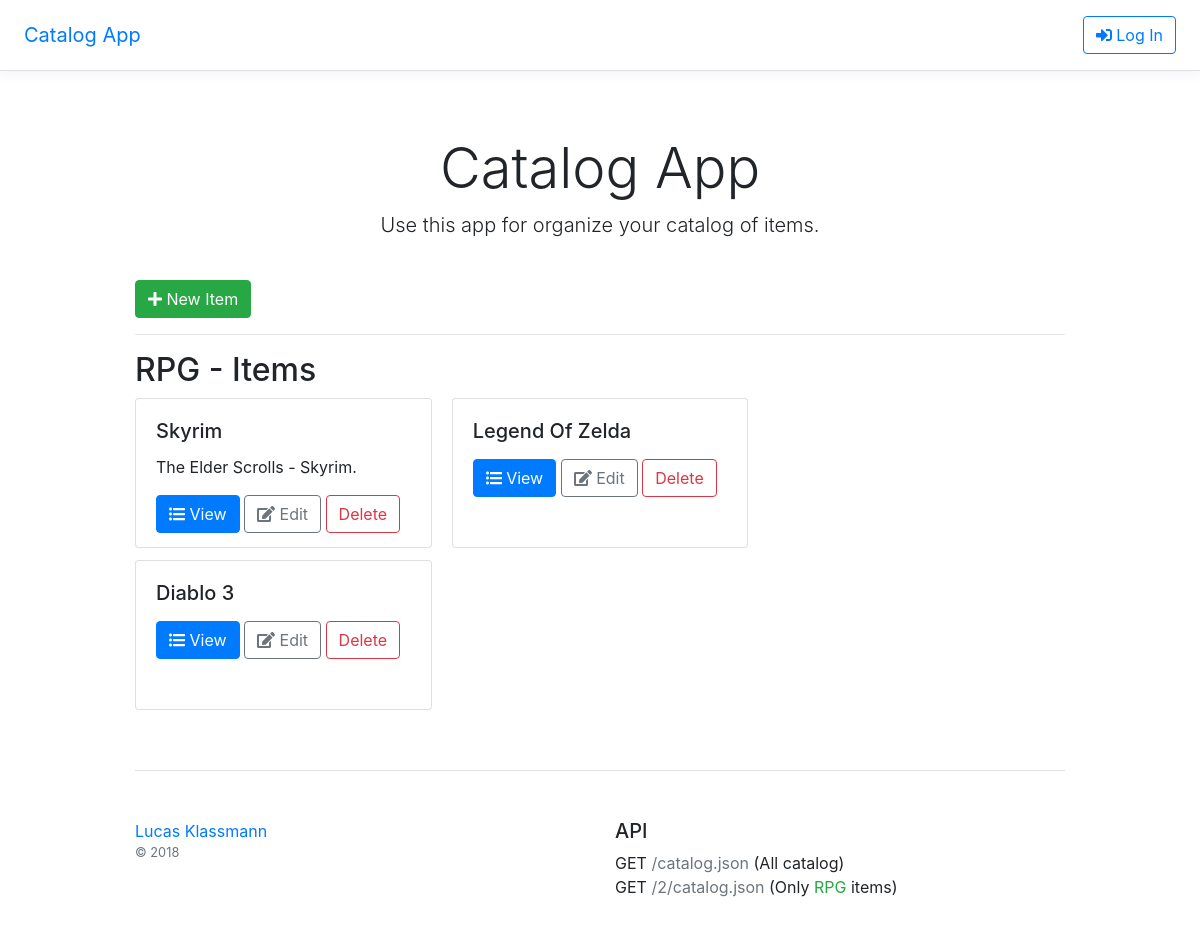
The app's page /category/2/, older data.
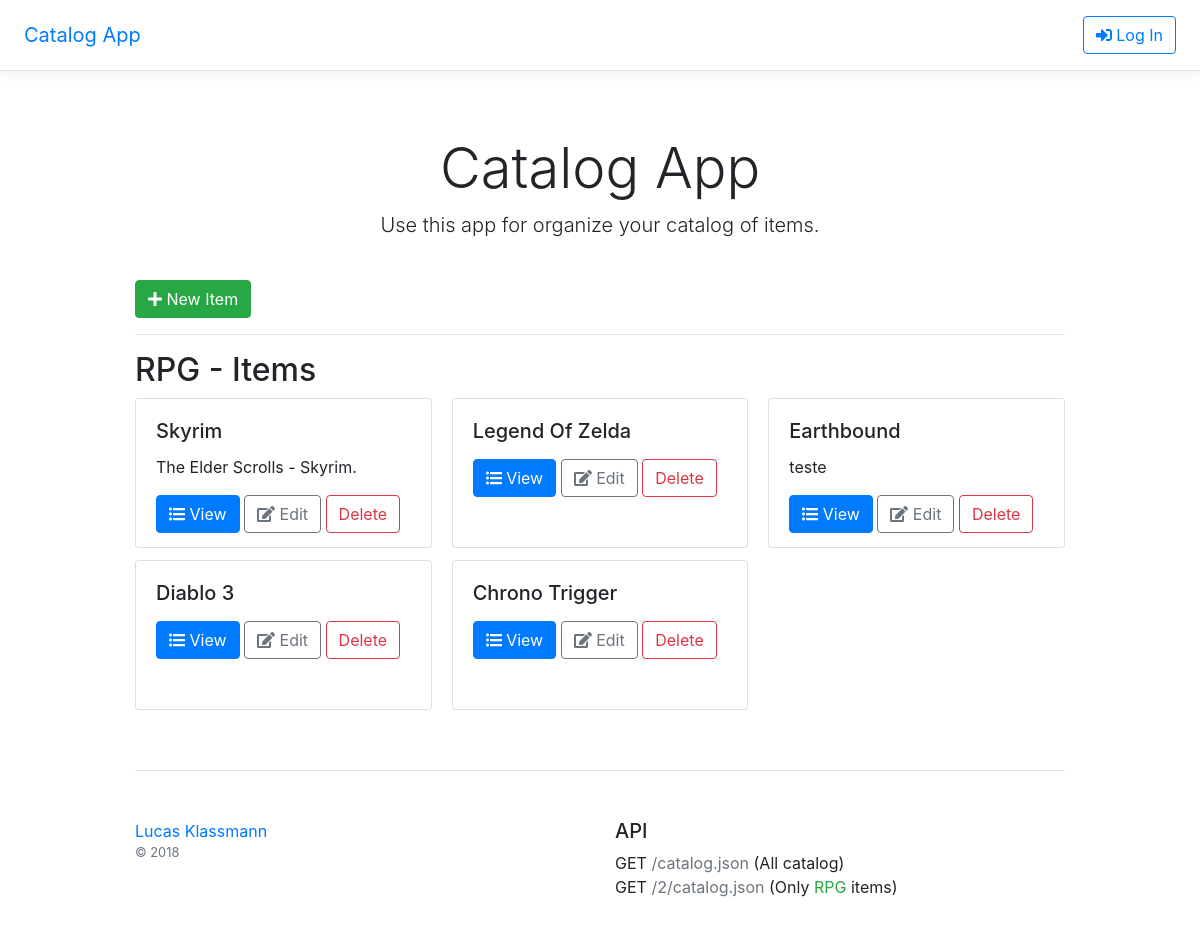
The same page, newer data.
### database.py (models this page shows, shortened)
class Category(Base):
    __tablename__ = 'category'
    id = Column(Integer, primary_key = True)
    name = Column(String(200), nullable = False)
    description = Column(Text())
    items = relationship("Item", back_populates="category")

class Item(Base):
    __tablename__ = 'item'
    id = Column(Integer, primary_key = True)
    name = Column(String(200), nullable = False)
    description = Column(Text())
    category_id = Column(Integer, ForeignKey('category.id'))
    category = relationship(Category, back_populates="items")

### app.py (the view)
@app.route('/category/<int:category_id>/')
def category_view(category_id):
    category = session.query(Category).filter_by(id=category_id).one()
    items = session.query(Item).filter_by(category_id=category.id).all()
    return render_template('category/view.html', category=category, items=items)

### templates/category/view.html
{% extends "base.html" %}
{% block content %}
<div class="row">
    <div class="col-md-12">
        <a class="btn btn-success" href="{{ url_for('item_new', category_id=category.id) }}"><i class="fas fa-plus"></i> New Item</a>
    </div>
</div>
<div class="row">
    <div class="col-md-12">
        <hr>
    </div>
</div>
<div class="row">
    <div class="col-md-12">
        <h2>{{ category.name }} - Items</h2>
        <div class="card-columns">
        {% for i in items %}
            <div class="card" style="height: 150px;">
                <div class="card-body">
                <h5 class="card-title">{{ i.name }}</h5>
                <p class="card-text">{{ i.description }}</p>
                <a href="#" class="btn btn-primary"><i class="fas fa-list-ul"></i> View</a>
                <a href="{{ url_for('item_edit', category_id=category.id, item_id=i.id) }}" class="btn btn-outline-secondary"><i class="fas fa-edit"></i> Edit</a>
                <a href="#" class="btn btn-outline-danger">Delete</a>
                </div>
            </div>
        {% endfor %}
        </div>
    </div>
</div>
{% endblock %}
{% block api %}
<li>GET <a class="text-muted" href="{{ url_for('apiCatalogJSON', category_id=category.id) }}">/{{ category.id }}/catalog.json</a> (Only <span class="text-success">{{ category.name }}</span> items)</li>
{% endblock %}

### templates/base.html (shortened to what this page needs)
<!doctype html>
<html lang="en">
  <head>
    <link href="{{ url_for('static', filename='bootstrap/css/bootstrap.min.css') }}" rel="stylesheet">
    <link href="{{ url_for('static', filename='styles.css') }}" rel="stylesheet">
  </head>
  <body>
    <div class="d-flex flex-column flex-md-row align-items-center p-3 px-md-4 mb-3 bg-white border-bottom box-shadow">
      <h5 class="my-0 mr-md-auto font-weight-normal">
          <a href="/">Catalog App</a>
        </h5>
      <a class="btn btn-outline-primary" href="/login"><i class="fas fa-sign-in-alt"></i> Log In</a>
    </div>
    <div class="catalog-header px-3 py-3 pt-md-5 pb-md-4 mx-auto text-center">
      <h1 class="display-4">Catalog App</h1>
      <p class="lead">Use this app for organize your catalog of items.</p>
    </div>
    <div class="container">
        {% block content %}{% endblock %}
        <footer class="pt-4 my-md-5 pt-md-5 border-top">
          <div class="row">
              <div class="col-12 col-md">
                <a href="https://github.com/klassmann">Lucas Klassmann</a>
                <small class="d-block mb-3 text-muted">&copy; 2018</small>
              </div>
              <div class="col-10 col-md">
                <h5>API</h5>
                <ul class="list-unstyled text-small">
                    <li>GET <a class="text-muted" href="{{ url_for('apiAllCatalogJSON')}}">/catalog.json</a> (All catalog)</li>
                    {% block api %}{% endblock %}
                </ul>
              </div>
          </div>
        </footer>
    </div>
  </body>
</html>

### static/styles.css (style rules this page uses)
html { font-size: 14px; }
@media (min-width: 768px) { html { font-size: 16px; } }
.container { max-width: 960px; }
.catalog-header { max-width: 700px; }
.border-top { border-top: 1px solid #e5e5e5; }
.border-bottom { border-bottom: 1px solid #e5e5e5; }
.box-shadow { box-shadow: 0 .25rem .75rem rgba(0, 0, 0, .05); }

Row changes from the older to the newer data that the page shows:
added Item: name "Chrono Trigger"
added Item: name "Earthbound", description "teste"
